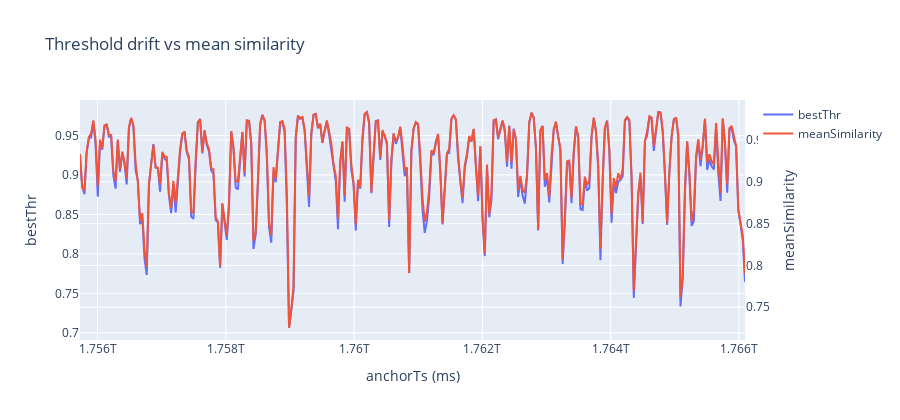

Write notebook code for a chart like this one.
### Code cell
fig = go.Figure()
fig.add_trace(go.Scatter(x=sweep_clean['anchorTs'], y=sweep_clean['bestThr'], mode='lines', name='bestThr'))
fig.add_trace(go.Scatter(x=sweep_clean['anchorTs'], y=sweep_clean['meanSimilarity'], mode='lines', name='meanSimilarity', yaxis='y2'))
fig.update_layout(
    title='Threshold drift vs mean similarity',
    xaxis_title='anchorTs (ms)',
    yaxis=dict(title='bestThr'),
    yaxis2=dict(title='meanSimilarity', overlaying='y', side='right'),
    height=420,
)
fig

### Figure 1 — Plotly figure (JSON) as saved in the notebook; plotly's stock layout.template omitted (floating-point values rounded to 4 significant figures; data arrays with more than 128 entries replaced by an {"elided": "..."} marker saying what was removed)
{"data": [{"mode": "lines", "name": "bestThr", "type": "scatter", "x": {"elided": "300 int values"}, "y": {"elided": "300 float values"}}, {"mode": "lines", "name": "meanSimilarity", "type": "scatter", "x": {"elided": "300 int values"}, "y": {"elided": "300 float values"}, "yaxis": "y2"}], "layout": {"height": 420, "title": {"text": "Threshold drift vs mean similarity"}, "xaxis": {"title": {"text": "anchorTs (ms)"}}, "yaxis": {"title": {"text": "bestThr"}}, "yaxis2": {"overlaying": "y", "side": "right", "title": {"text": "meanSimilarity"}}}}
